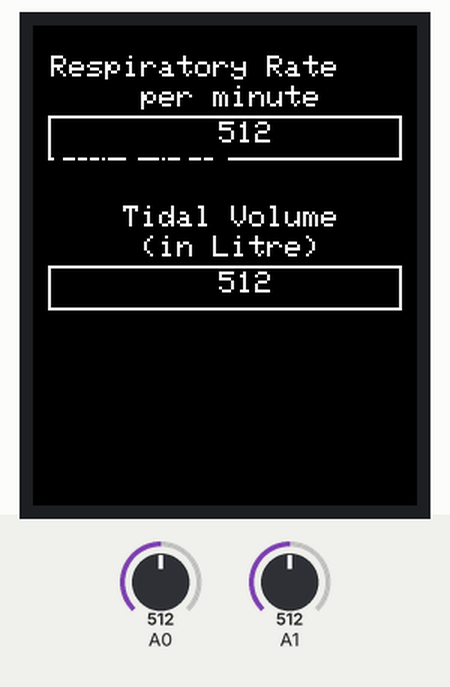
Bench run of a sketch on a simulated Arduino Uno, built with avr-gcc and run on an emulated ATmega328P. On the bench: 128×160 colour display. Inputs (shaded band) come from the test bench; at power-on: A0 = 512, A1 = 512. What the sketch prints to the serial monitor is not drawn.

Above: at 1.9 s.
2.0 s: A0 set to 490
At 3.1 s:
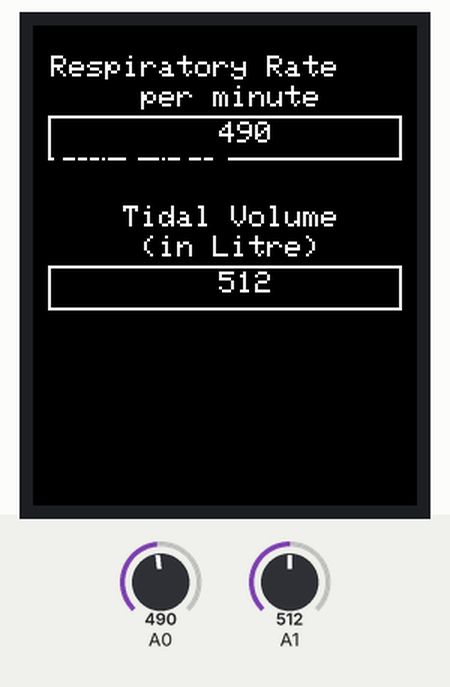
3.7 s: A1 set to 716
At 4.4 s:
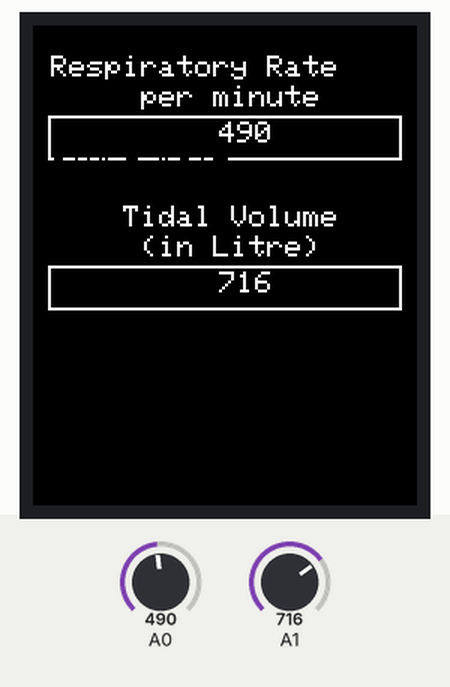
5.2 s: A0 set to 510
At 5.6 s:
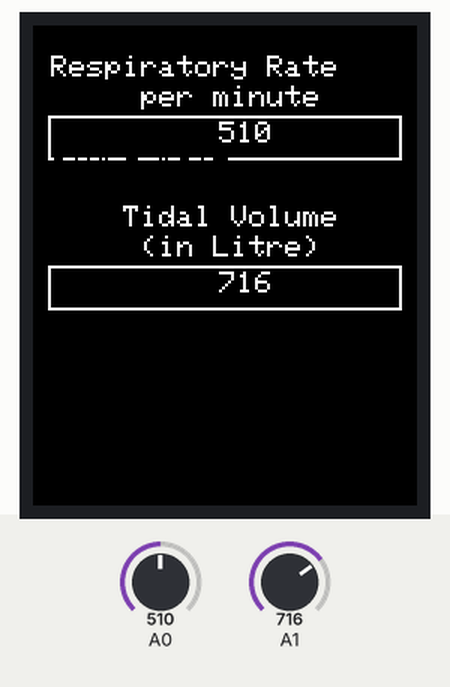
6.7 s: A1 set to 900
At 7.9 s:
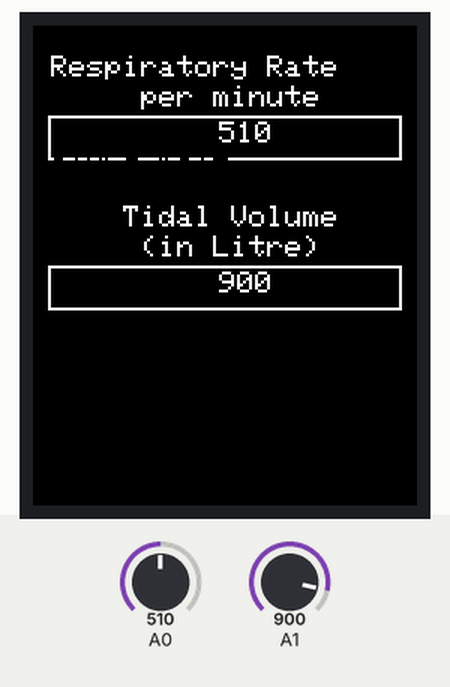
8.2 s: A1 set to 1023
At 9.3 s:
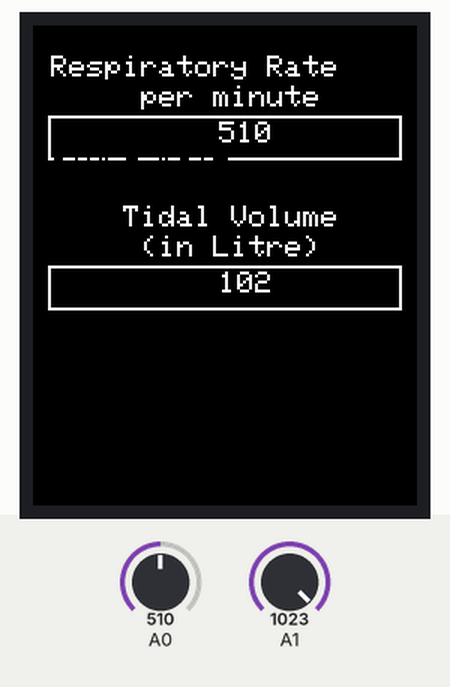
9.7 s: A0 set to 306
At 10.6 s:
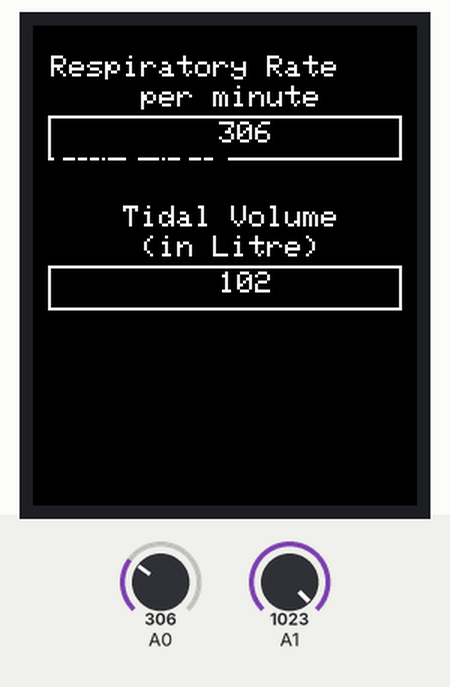
Timing chart, 0 to 12.2 s (numbered marks = the images above; inputs shaded):
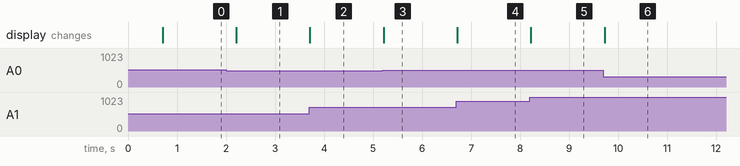

The sketch:

displayTest.ino
```cpp
// (licence header left out)
#include <Adafruit_GFX.h>    // Core graphics library
#include <Adafruit_ST7735.h> // Hardware-specific library for ST7735
//#include <XTronical_ST7735.h>
#include <SPI.h>

#define TFT_CS        10//15//10
#define TFT_RST        8//89//8 // Or set to -1 and connect to Arduino RESET pin
#define TFT_DC        9//18// 9

// OPTION 1 (recommended) is to use the HARDWARE SPI pins, which are unique
// to each board and not reassignable. For Arduino Uno: MOSI = pin 11 and
// SCLK = pin 13. This is the fastest mode of operation and is required if
// using the breakout board's microSD card.

// For 1.44" and 1.8" TFT with ST7735 use:
Adafruit_ST7735 tft = Adafruit_ST7735(TFT_CS, TFT_DC, TFT_RST);

float p = 3.1415926;
uint16_t nowTime;
uint16_t prevTime = 0;
uint16_t elapsedTime;

char pre_printValue_1[4]= "    ", pre_printValue_2[4]= "    ";
//#define A1 9
//#define A2 10
void setup() {
  Serial.begin(9600);
  Serial.print(F("Hello! ST7735 TFT Test"));

    tft.initR(INITR_BLACKTAB);      // Init ST7735S chip, black tab
//  tft.init();
  uint16_t time = millis();
  tft.fillScreen(ST77XX_BLACK);
  time = millis() - time;

  Serial.println(time, DEC);
  delay(500);
  drawInputScreen();

}

void loop() {
  // put your main code here, to run repeatedly:
  nowTime = millis();
  elapsedTime = nowTime - prevTime;
  if (elapsedTime > 500) {
    //    drawInputScreen();
    drawdata();
    prevTime = nowTime;
  }

}

void testdrawtext(char *text, uint16_t color, int xPos, int yPos) {
  tft.setCursor(xPos, yPos);
  tft.setTextColor(color);
  tft.setTextSize(1);
  tft.setTextWrap(true);
  tft.print(text);
}

void testdrawrects(uint16_t color, int xPos, int yPos, int rectLen, int rectWid) {
  //tft.fillScreen(ST77XX_BLACK);
  //  for (int16_t x=0; x < tft.width(); x+=6) {
  //    tft.drawRect(tft.width()/2 -x/2, tft.height()/2 -x/2 , x, x, color);
  //  }
  tft.drawRect(xPos, yPos, rectLen , rectWid , color);
}

void drawInputScreen() {
  int width = tft.width();
  int height = tft.height();
  tft.fillScreen(ST77XX_BLACK);
  //Draw breathing frequency textbox
  testdrawtext(" Respiratory Rate ", ST77XX_WHITE, 0, 10);
  testdrawtext("      per minute       ", ST77XX_WHITE, 0, 20);
  testdrawrects(ST77XX_WHITE, 5, 30, tft.width() - 10, 15);
  //Draw Tidal volume textbox
  testdrawtext("     Tidal Volume     ", ST77XX_WHITE, 0, 60);
  testdrawtext("      (in Litre)       ", ST77XX_WHITE, 0, 70);
  testdrawrects(ST77XX_WHITE, 5, 80, tft.width() - 10, 15);
}


void clearscreen() {
  tft.fillScreen(ST77XX_BLACK);
}

void drawdata() {
  int width = tft.width();
  int height = tft.height();

  char printVal[4];
  String placeHolder;

  int respiratoryRate = analogRead(A0);
  placeHolder = String(respiratoryRate);
  placeHolder.toCharArray(printVal, 4);
  testdrawtext(pre_printValue_1, ST77XX_BLACK, width / 2 - 2, 32);
  testdrawtext(printVal, ST77XX_WHITE, width / 2 - 2, 32);
  Serial.println(respiratoryRate);
  placeHolder.toCharArray(pre_printValue_1, 4);
  int tidalVolume = analogRead(A1);
  placeHolder = String(tidalVolume);
  placeHolder.toCharArray(printVal, 4);
  testdrawtext(pre_printValue_2, ST77XX_BLACK, width / 2 - 2, 82);
  testdrawtext(printVal, ST77XX_WHITE, width / 2 - 2, 82);
  Serial.println(tidalVolume);
  placeHolder.toCharArray(pre_printValue_2, 4);
}
```

Measured:
- after the input at 2.0 s, the display: changes after 0.21 s (image 1)
- after the input at 3.7 s, the display: changes at once (image 2)
- after the input at 5.2 s, the display: changes at once (image 3)
- after the input at 6.7 s, the display: changes at once (image 4)
- after the input at 8.2 s, the display: changes at once (image 5)
- after the input at 9.7 s, the display: changes at once (image 6)
